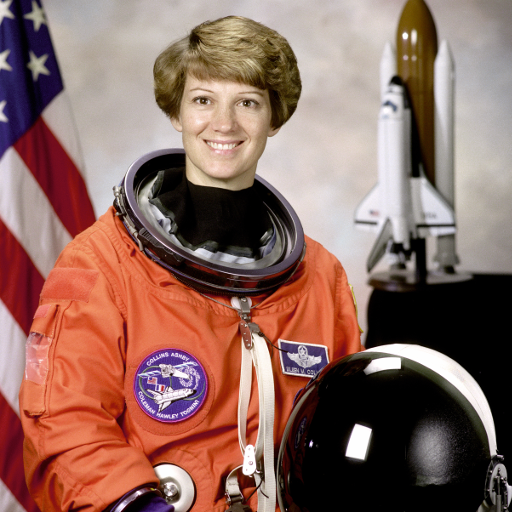
#> input picture skimage.data.astronaut(), 512 x 512 px
$ python 01_basic_operations.py
#> lines starting #> are read from the running program, lines starting #| are printed output that depends on the picture; after the words box and inside, x2 and y2 are one past the last pixel; in counts of white or black regions, pixels touching at a corner belong together
### practicals/utils.py
"""Shared helpers for the Digital Image Processing practicals (OpenCV + NumPy + Matplotlib).

Every practical accepts an optional image path on the command line:
    python 01_basic_operations.py my_photo.jpg
If no path is given, a sample image shipped with scikit-image is used.

Figures are saved to practicals/outputs/<practical>/. Set DIP_SHOW=1 to also open
matplotlib windows.
"""

import os
import sys

import cv2
import matplotlib

SHOW = os.environ.get("DIP_SHOW", "0") == "1"
if not SHOW:
    matplotlib.use("Agg")  # save figures only, no GUI windows

import matplotlib.pyplot as plt  # noqa: E402
import numpy as np  # noqa: E402
from skimage import data  # noqa: E402

BASE_DIR = os.path.dirname(os.path.abspath(__file__))
OUT_ROOT = os.path.join(BASE_DIR, "outputs")


def input_path():
    """Image path passed on the command line, or None."""
    return sys.argv[1] if len(sys.argv) > 1 else None


def load_color():
    """Colour image as uint8 BGR (OpenCV convention). Default sample: skimage 'astronaut'."""
    path = input_path()
    if path:
        img = cv2.imread(path, cv2.IMREAD_COLOR)
        if img is None:
            raise FileNotFoundError(f"Could not read image: {path}")
        return img
    return cv2.cvtColor(data.astronaut(), cv2.COLOR_RGB2BGR)


# [16 lines left out: functions load_gray, load_pair_gray, not called in this run]


def out_dir(practical):
    path = os.path.join(OUT_ROOT, practical)
    os.makedirs(path, exist_ok=True)
    return path


def save_fig(fig, practical, filename):
    """Save a matplotlib figure into outputs/<practical>/ (and show it if DIP_SHOW=1)."""
    fig.savefig(os.path.join(out_dir(practical), filename), dpi=90, bbox_inches="tight")
    if SHOW:
        plt.show()
    plt.close(fig)
    print(f"  saved outputs/{practical}/{filename}")


def show_grid(images, titles, practical, filename, cols=None):
    """Plot several images in one figure. Accepts BGR colour and grayscale arrays."""
    n = len(images)
    cols = cols or min(n, 4)
    rows = int(np.ceil(n / cols))
    fig, axes = plt.subplots(rows, cols, figsize=(3.6 * cols, 3.6 * rows), squeeze=False)
    for ax in axes.ravel():
        ax.axis("off")
    for ax, img, title in zip(axes.ravel(), images, titles):
        if img.ndim == 3:
            ax.imshow(cv2.cvtColor(img, cv2.COLOR_BGR2RGB))
        elif img.dtype == np.uint8:
            ax.imshow(img, cmap="gray", vmin=0, vmax=255)
        else:
            ax.imshow(img, cmap="gray")
        ax.set_title(title, fontsize=10)
    fig.tight_layout()
    save_fig(fig, practical, filename)


# [6 lines left out: function psnr, not called in this run]


def to_uint8(x):
    """Min-max normalise any array to 0..255 uint8 (for display)."""
    return cv2.normalize(np.asarray(x, dtype=np.float64), None, 0, 255,
                         cv2.NORM_MINMAX).astype(np.uint8)


def clip_u8(x):
    """Clip values to 0..255 and convert to uint8 (no rescaling)."""
    return np.clip(np.real(x), 0, 255).astype(np.uint8)

### practicals/01_basic_operations.py
"""Practical 1 - Basic image operations with OpenCV.

1a Read and display an image          1e Image profile (row and column)
1b Resize an image                    1f Split a colour image into R, G, B planes
1c Colour -> grayscale                1g Create a colour image from R, G, B planes
1d Colour/gray -> black & white       1h Write 2-D data to an image file
"""

import os

import cv2
import numpy as np

from utils import load_color, out_dir, show_grid, to_uint8
import matplotlib.pyplot as plt

PRACTICAL = "01_basic_operations"


def main():
    # 1a. Read and display ---------------------------------------------------
    color = load_color()
    h, w = color.shape[:2]
#> h = 512; w = 512
    print(f"1a. Read image: {w} x {h} px, {color.shape[2]} channels, dtype {color.dtype}")
#| 1a. Read image: 512 x 512 px, 3 channels, dtype uint8
    show_grid([color], ["1a. Original colour image"], PRACTICAL, "1a_read_display.png", cols=1)
#> in show_grid, `n = len(images)`: n = 1
#> the loop in show_grid, `for ax in axes.ravel():` made 1 pass
#> the loop in show_grid, `for ax, img, title in zip(axes.ravel(), images, titles):` made 1 pass
#> title on pass 1: '1a. Original colour image'

    # 1b. Resize -------------------------------------------------------------
    half = cv2.resize(color, None, fx=0.5, fy=0.5, interpolation=cv2.INTER_AREA)
    fixed = cv2.resize(color, (200, 150), interpolation=cv2.INTER_AREA)  # (width, height)
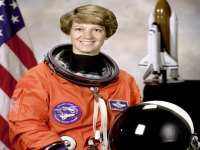
#> fixed: shape (150, 200, 3); mean B, G, R 96.5, 105.8, 141.6
    print(f"1b. Resized by 50%: {half.shape[1]} x {half.shape[0]} px; "
          f"fixed size: {fixed.shape[1]} x {fixed.shape[0]} px")
#| 1b. Resized by 50%: 256 x 256 px; fixed size: 200 x 150 px
    show_grid([color, half, fixed],
              ["Original", "1b. 50% (fx = fy = 0.5)", "1b. Fixed 200 x 150"],
              PRACTICAL, "1b_resize.png")
#> the loop in show_grid (call 2), `for ax in axes.ravel():` made 3 passes
#> the loop in show_grid (call 2), `for ax, img, title in zip(axes.ravel(), images, titles):` made 3 passes
#> title on passes 1 to 3: 'Original', '1b. 50% (fx = fy = 0.5)', '1b. Fixed 200 x 150'

    # 1c. Colour -> grayscale ------------------------------------------------
    b, g, r = cv2.split(color)  # OpenCV stores channels as B, G, R
    gray = cv2.cvtColor(color, cv2.COLOR_BGR2GRAY)
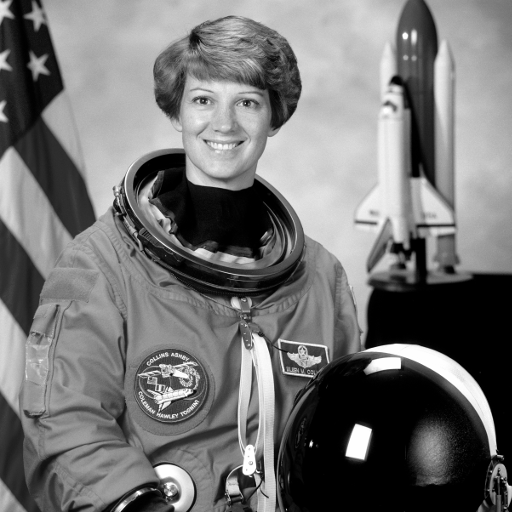
#> gray: shape (512, 512); min 0, max 255, mean 115.4
    manual = np.clip(0.299 * r + 0.587 * g + 0.114 * b, 0, 255).astype(np.uint8)
    max_diff = np.max(np.abs(gray.astype(int) - manual.astype(int)))
#> max_diff = 1
    print(f"1c. Grayscale image {gray.shape}; max difference from "
          f"0.299R + 0.587G + 0.114B = {max_diff} (rounding only)")
#| 1c. Grayscale image (512, 512); max difference from 0.299R + 0.587G + 0.114B = 1 (rounding only)
    show_grid([color, gray], ["Colour", "1c. Grayscale"], PRACTICAL, "1c_grayscale.png")

    # 1d. Black & white (binary) with Otsu's automatic threshold -------------
    otsu_t, bw = cv2.threshold(gray, 0, 255, cv2.THRESH_BINARY + cv2.THRESH_OTSU)
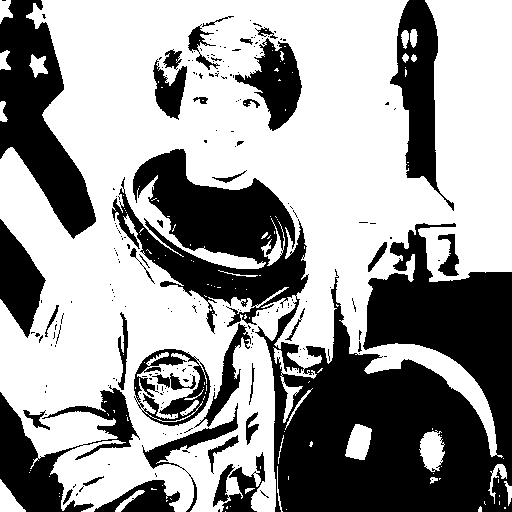
#> bw: shape (512, 512); 60.8% white; 220 black regions (182 under 20 px), largest, box (x1, y1, x2, y2) and area: (112, 149, 512, 512) 61677, (0, 0, 96, 239) 10558, (0, 385, 140, 512) 6192
#> otsu_t = 100
    print(f"1d. Black & white image using Otsu threshold T = {otsu_t:.0f}")
#| 1d. Black & white image using Otsu threshold T = 100
    show_grid([gray, bw], ["Grayscale", f"1d. Black & white (T = {otsu_t:.0f})"],
              PRACTICAL, "1d_black_white.png")

    # 1e. Image profile (intensity along one row and one column) -------------
    row, col = h // 2, w // 2
#> row = 256; col = 256
    fig, (ax1, ax2) = plt.subplots(1, 2, figsize=(10, 4))
    ax1.plot(gray[row, :], color="tab:blue")
    ax1.set_title(f"Horizontal profile (row {row})")
    ax1.set_xlabel("Column index")
    ax1.set_ylabel("Intensity")
    ax2.plot(gray[:, col], color="tab:orange")
    ax2.set_title(f"Vertical profile (column {col})")
    ax2.set_xlabel("Row index")
    ax2.set_ylabel("Intensity")
    for ax in (ax1, ax2):
        ax.grid(alpha=0.3)
        ax.set_ylim(0, 255)
    fig.suptitle("1e. Image profile")
    fig.tight_layout()
    from utils import save_fig
    save_fig(fig, PRACTICAL, "1e_profile.png")
#> in save_fig (call 5), `fig.savefig(os.path.join(out_dir(practical), filename), dpi=90, bbox_i..`:
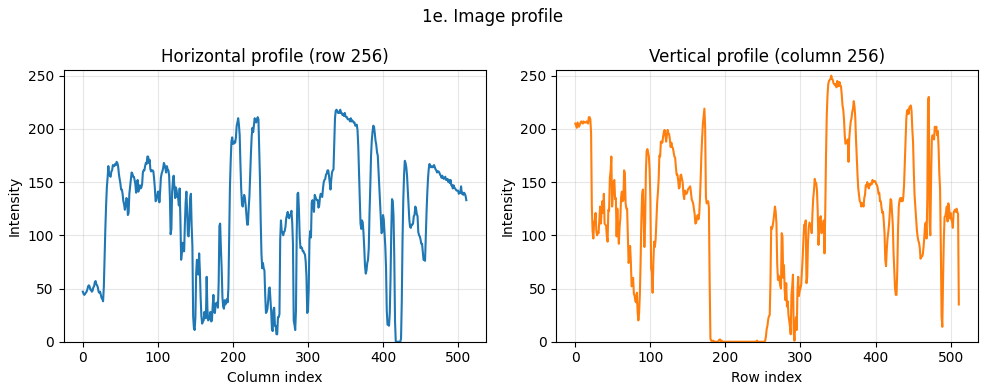
#> figure drawn by matplotlib, 2 panels; panel 1: curve peaks at x = 338, y = 218; panel 2: curve peaks at x = 341, y = 250
    print(f"1e. Row {row} intensity range: {gray[row].min()} to {gray[row].max()}")
#| 1e. Row 256 intensity range: 0 to 218

    # 1f. Split into R, G, B planes ------------------------------------------
    show_grid([r, g, b], ["1f. Red plane", "1f. Green plane", "1f. Blue plane"],
              PRACTICAL, "1f_rgb_planes.png")
    print("1f. Split into R, G, B planes (shown as grayscale intensity maps)")

    # 1g. Create a colour image from separate planes -------------------------
    rebuilt = cv2.merge([b, g, r])  # merge expects B, G, R order
    zeros = np.zeros_like(r)
    red_only = cv2.merge([zeros, zeros, r])
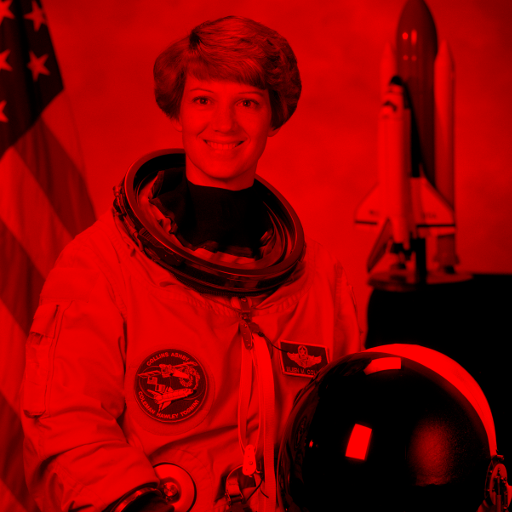
#> red_only: shape (512, 512, 3); mean of channels 0, 1, 2 0, 0, 141.6; drawn as B, G, R
    print(f"1g. Rebuilt image identical to original: {np.array_equal(rebuilt, color)}")
#| 1g. Rebuilt image identical to original: True
    show_grid([rebuilt, red_only], ["1g. Rebuilt from R, G, B", "1g. Red plane only"],
              PRACTICAL, "1g_merge_planes.png")
#> in save_fig (call 7), `fig.savefig(os.path.join(out_dir(practical), filename), dpi=90, bbox_i..`:
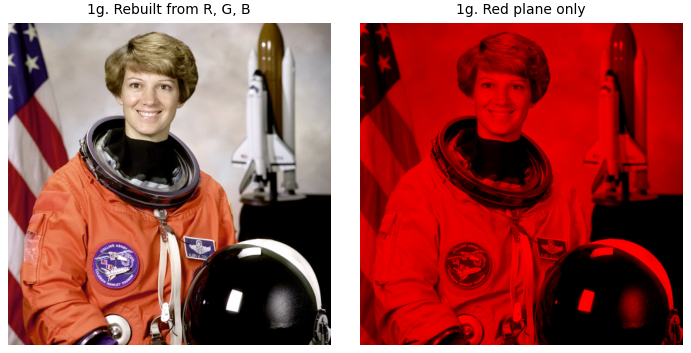
#> figure drawn by matplotlib, 2 panels

    # 1h. Write 2-D data to an image file -----------------------------------
    y, x = np.mgrid[0:256, 0:256]
    data_2d = 127.5 + 127.5 * np.sin(x / 12.0) * np.cos(y / 20.0)  # any 2-D array
    img_2d = to_uint8(data_2d)
#> in to_uint8, `return cv2.normalize(np.asarray(x, dtype=np.float64), None, 0, 255, cv..`:
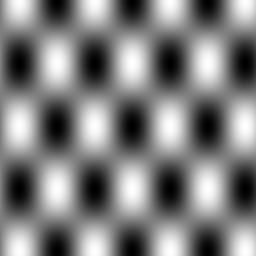
#> returned value: shape (256, 256); min 0, max 255, mean 127.2
    path = os.path.join(out_dir(PRACTICAL), "1h_data_as_image.png")
    cv2.imwrite(path, img_2d)
    readback = cv2.imread(path, cv2.IMREAD_GRAYSCALE)
    print(f"1h. 2-D data {data_2d.shape} written to outputs/{PRACTICAL}/1h_data_as_image.png; "
          f"read back shape {readback.shape}")
#| 1h. 2-D data (256, 256) written to outputs/01_basic_operations/1h_data_as_image.png; read back shape (256, 256)


if __name__ == "__main__":
    main()
